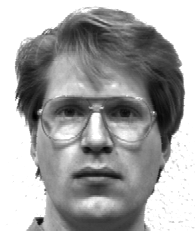
#> input picture face/Data/Yale faces/Cropped/subject01.glasses.pgm, 195 x 231 px; its folder holds 4 pictures in this run
$ jupyter execute face_recognition.ipynb   (Python 2 division)
#> lines starting #> are read from the running program, lines starting #| are printed output that depends on the picture
### face/face_recognizer.py
import numpy as np


class FaceRecognizer:
	def __init__(self):
		pass

	def train(self, trainSet, labels):
		imgLen = trainSet.shape[1]
		avg = np.average(trainSet, axis=0)
		trainSet = trainSet.astype(np.float64)
		trainSet -= np.repeat(np.reshape(avg, (1, imgLen)), len(trainSet), 0)
		cov = np.matmul(trainSet, trainSet.transpose())
		eigValues, eigVectors = np.linalg.eig(cov)
		max_arg = eigValues.argsort()[::-1]
		eigValues = eigValues[max_arg[:20]]
		eigVectors = np.matmul(trainSet.transpose(), eigVectors[:, max_arg[:20]])
		self.eigValues = eigValues
		self.eigVectors = eigVectors
		self.coefficients = np.matmul(trainSet, eigVectors)
		self.labels = labels
		self.avg = avg
		self.imLen = imgLen

	# [7 lines left out: function recognize, not called in this run]

	def getEigVecs(self):
		return self.eigVectors

	def getAvg(self):
		return self.avg

	def getCoefficients(self):
		return self.coefficients

### face/face_recognition.ipynb
[cell 1]
import numpy as np
import cv2
from PIL import Image
from matplotlib import pyplot as plt
import os
import face_recognizer

[cell 2]
path_train = './Data/Yale faces/Cropped'
data = []
labels = []

shape = (0, 0)
i = 0
for f in os.listdir(path_train):
	if not f.startswith('.'):
		img = Image.open(os.path.join(path_train, f))
#> img is the input picture: PIL image 195x231 L; min 0, max 255, mean 163.7
		img = np.array(img)
		if img.ndim == 3:
			img = cv2.cvtColor(img, cv2.COLOR_RGB2GRAY)
		shape = img.shape
#> shape = (231, 195)
		data.append(img.flatten())
		labels.append(f.split('.')[0])
		i += 1

data = np.array(data)

[cell 3]
recognizer = face_recognizer.FaceRecognizer()

recognizer.train(data, labels)

[cell 4]
eigVecs = recognizer.getEigVecs()

_, plts = plt.subplots(5, 5)

eigImgs = []
for i, vec in enumerate(eigVecs.transpose()):
	eigVec = np.real(vec)
	maax = np.max(eigVec)
	miin = np.min(eigVec)
	eigVec = eigVec * 255 * (eigVec - miin) / (maax - miin)
	eigImg = eigVec.astype(np.int32).reshape(shape)
	plts[i / 5][i % 5].imshow(eigImg, 'gray')
	eigImgs.append(eigImg)
#> this loop made 4 passes
#> pass 1, `eigImg = eigVec.astype(np.int32).reshape(shape)`:
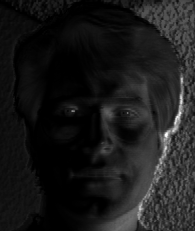
#> eigImg: shape (231, 195) int32; min -6261, max 45951, mean -770.4; drawn with min black and max white
#> pass 2, `eigImg = eigVec.astype(np.int32).reshape(shape)`:
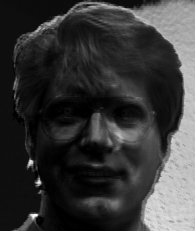
#> eigImg: shape (231, 195) int32; min -2472, max 52340, mean 9555.2; drawn with min black and max white
#> pass 3, `eigImg = eigVec.astype(np.int32).reshape(shape)`:
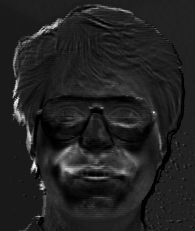
#> eigImg: shape (231, 195) int32; min -5320, max 36755, mean 404.7; drawn with min black and max white

plts[4][0].imshow(recognizer.getAvg().reshape(shape), 'gray')

plt.show()
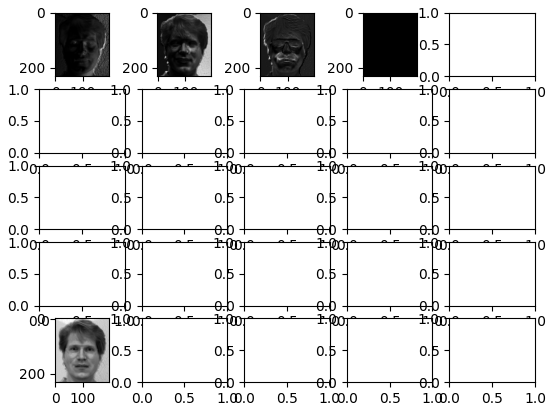
#> figure drawn by matplotlib, 5 panels
